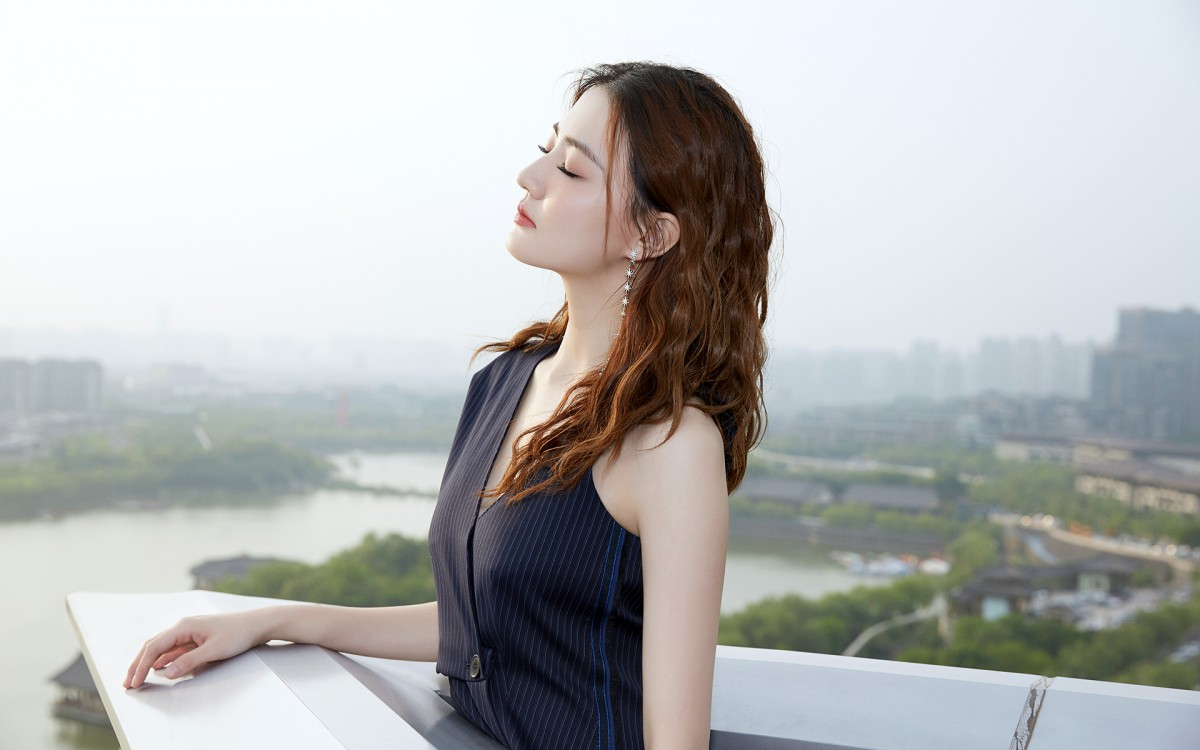
#> input picture img_code/img/xl_1.jpg, 1200 x 750 px
$ python img_8_edge_Sobel_Scharr.py
#> lines starting #> are read from the running program, lines starting #| are printed output that depends on the picture
import cv2 as cv
from matplotlib import pyplot as plt

# 1 读取图像
img = cv.imread('img/xl_1.jpg', 0)
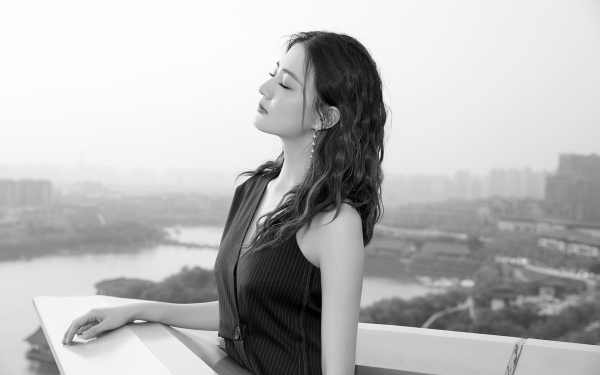
#> img: shape (750, 1200) (shown at 1/2 size); min 0, max 255, mean 183.2
# 2 计算Sobel卷积结果
# x = cv.Sobel(img, cv.CV_16S, 1, 0)
# y = cv.Sobel(img, cv.CV_16S, 0, 1)
# 将上述代码中计算sobel算子的部分中将ksize设为-1，就是利用Scharr进行边缘检测。
x = cv.Sobel(img, cv.CV_16S, 1, 0, ksize=-1)
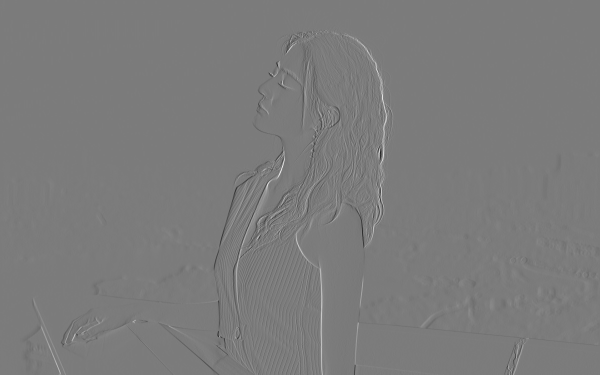
#> x: shape (750, 1200) int16 (shown at 1/2 size); min -3403, max 3601, mean -1.4; drawn with min black and max white
y = cv.Sobel(img, cv.CV_16S, 0, 1, ksize=-1)
# 3 将数据进行转换
Scale_absX = cv.convertScaleAbs(x)  # convert 转换  scale 缩放
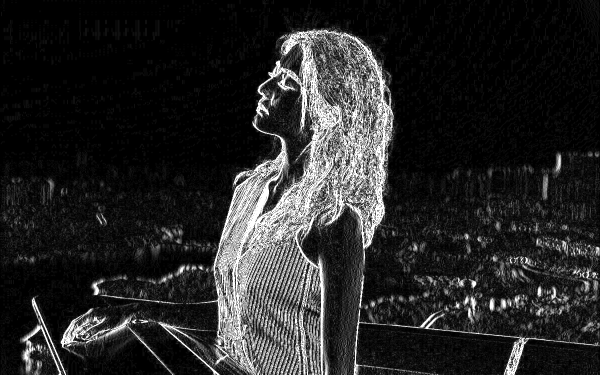
#> Scale_absX: shape (750, 1200) (shown at 1/2 size); min 0, max 255, mean 38.8
Scale_absY = cv.convertScaleAbs(y)
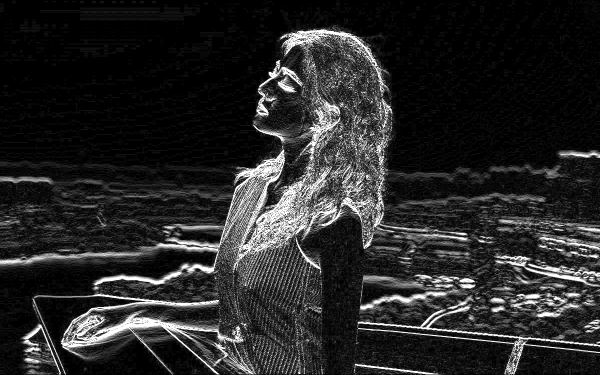
#> Scale_absY: shape (750, 1200) (shown at 1/2 size); min 0, max 255, mean 39.6
# 4 结果合成
result = cv.addWeighted(Scale_absX, 0.5, Scale_absY, 0.5, 0)
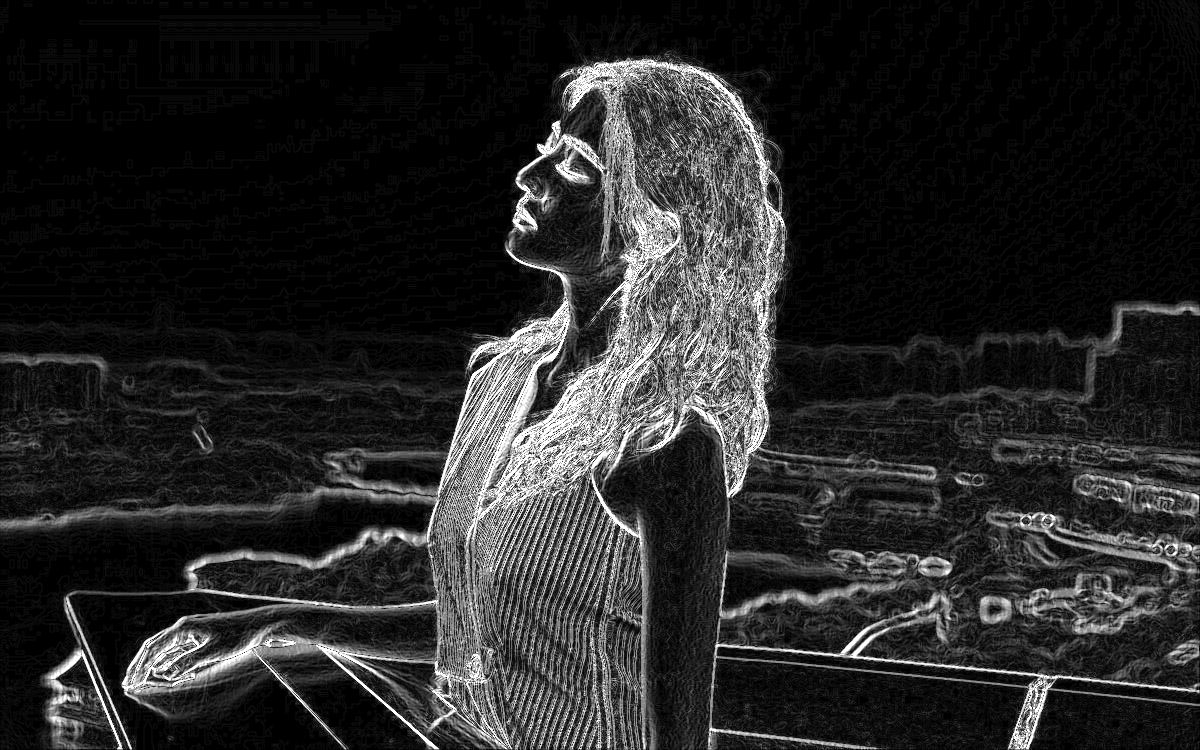
#> result: shape (750, 1200); min 0, max 255, mean 39.2
# 5 图像显示
plt.figure(figsize=(10, 8), dpi=100)
plt.subplot(121), plt.imshow(img, cmap=plt.cm.gray), plt.title('xl_1.jpg')
plt.xticks([]), plt.yticks([])

plt.subplot(122), plt.imshow(result, cmap=plt.cm.gray), plt.title('Sobel——xl_1.jpg')
plt.xticks([]), plt.yticks([])
plt.show()

$ run again, with img_code/img/xl_2.jpg copied over img_code/img/xl_1.jpg
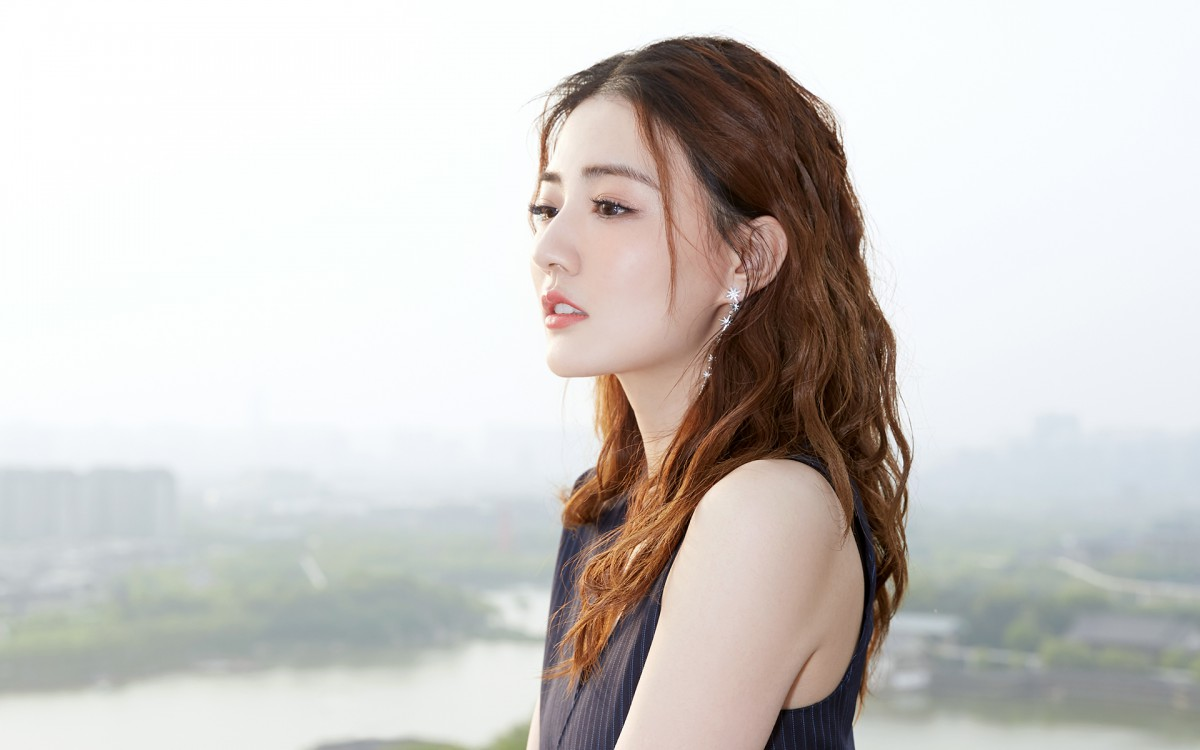
#> input picture img_code/img/xl_2.jpg, 1200 x 750 px
#> `y = cv.Sobel(img, cv.CV_16S, 0, 1, ksize=-1)`:
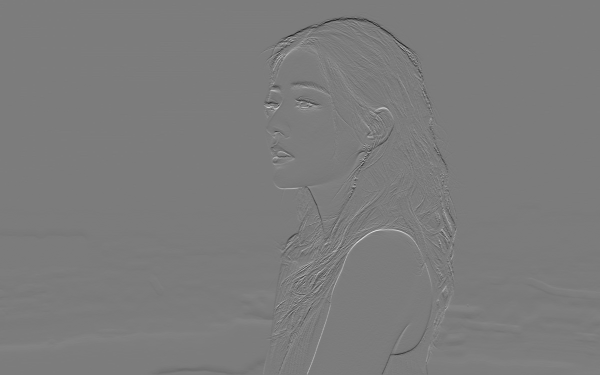
#> y: shape (750, 1200) int16 (shown at 1/2 size); min -2780, max 2919, mean -2.8; drawn with min black and max white
#> `result = cv.addWeighted(Scale_absX, 0.5, Scale_absY, 0.5, 0)`:
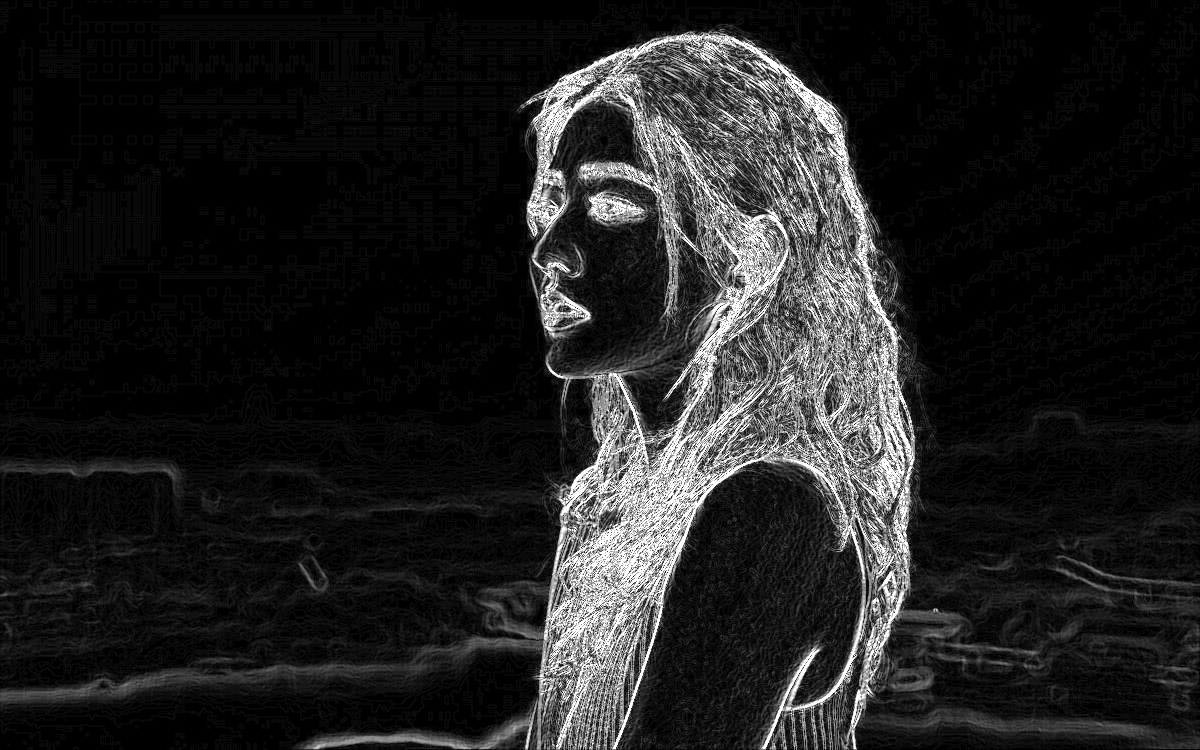
#> result: shape (750, 1200); min 0, max 255, mean 33

$ run again, with img_code/img/xl_3.jpg copied over img_code/img/xl_1.jpg
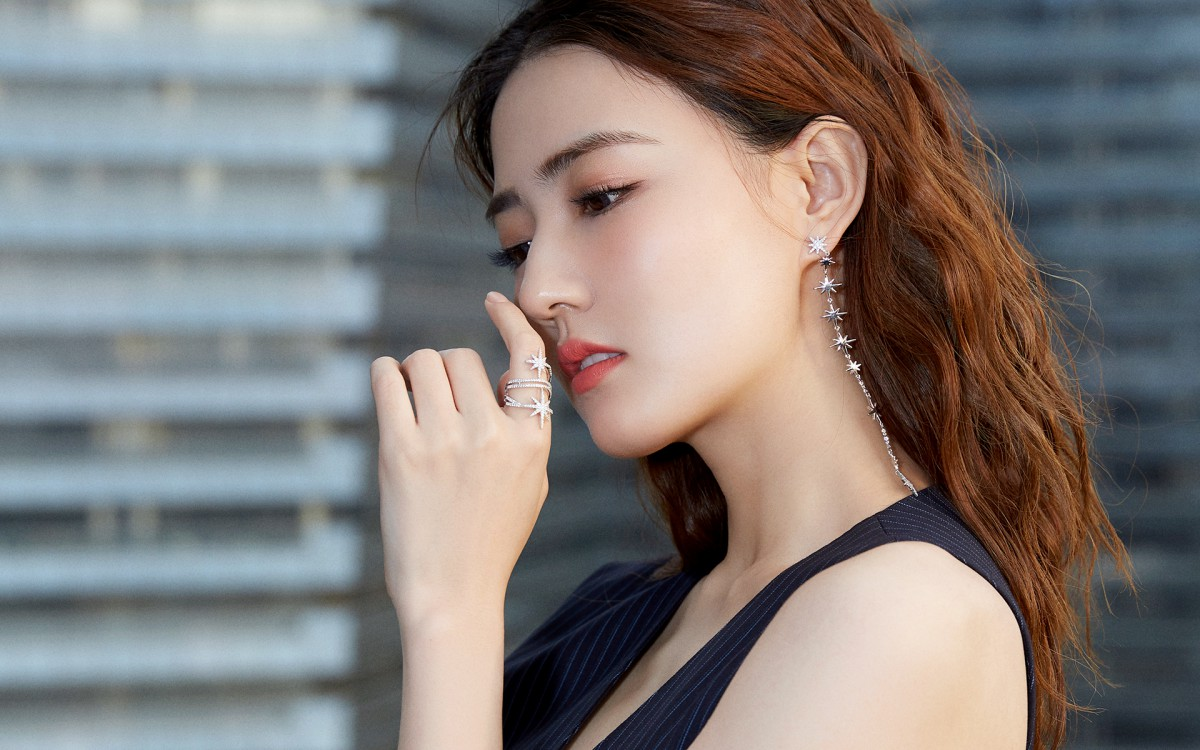
#> input picture img_code/img/xl_3.jpg, 1200 x 750 px
#> `y = cv.Sobel(img, cv.CV_16S, 0, 1, ksize=-1)`:
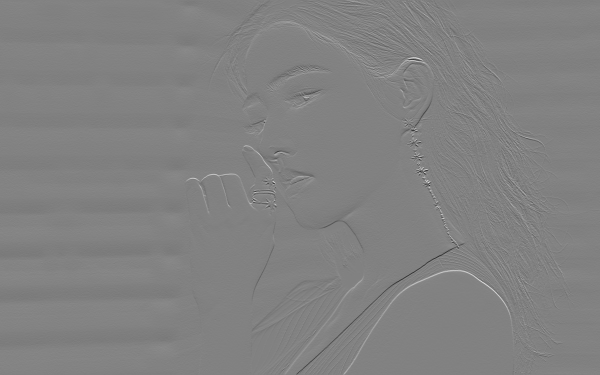
#> y: shape (750, 1200) int16 (shown at 1/2 size); min -3538, max 3415, mean 1.7; drawn with min black and max white
#> `result = cv.addWeighted(Scale_absX, 0.5, Scale_absY, 0.5, 0)`:
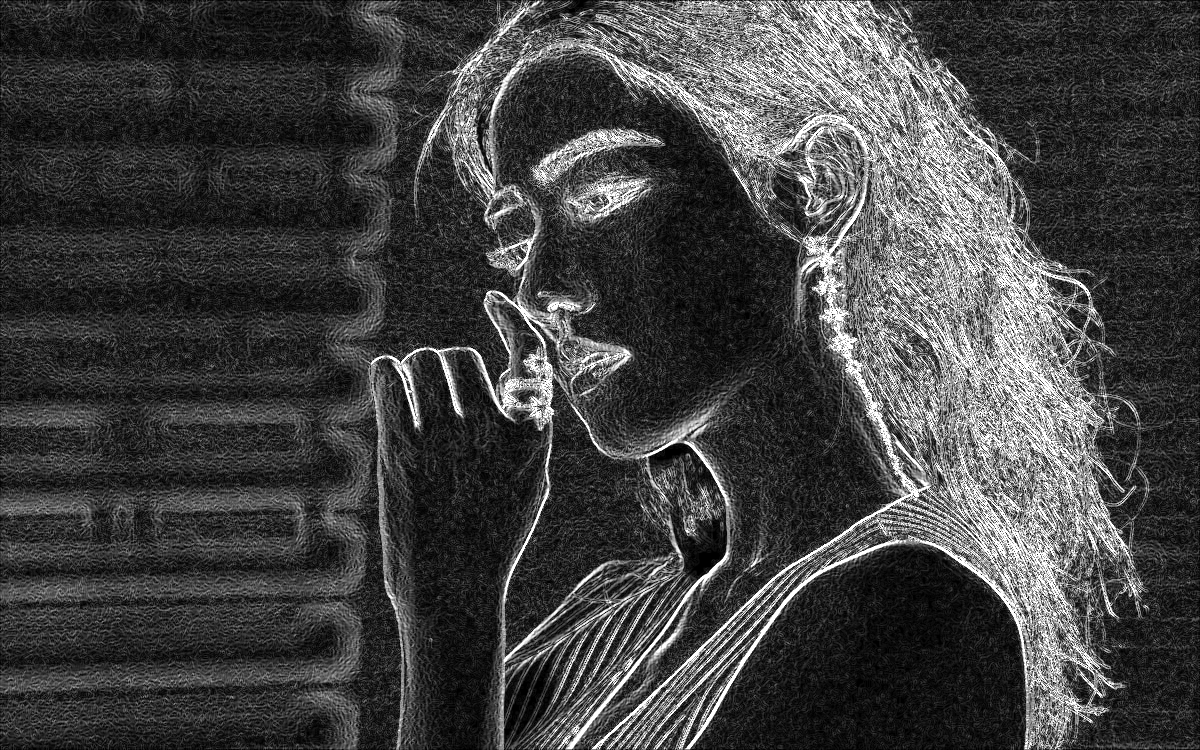
#> result: shape (750, 1200); min 0, max 255, mean 66.1
